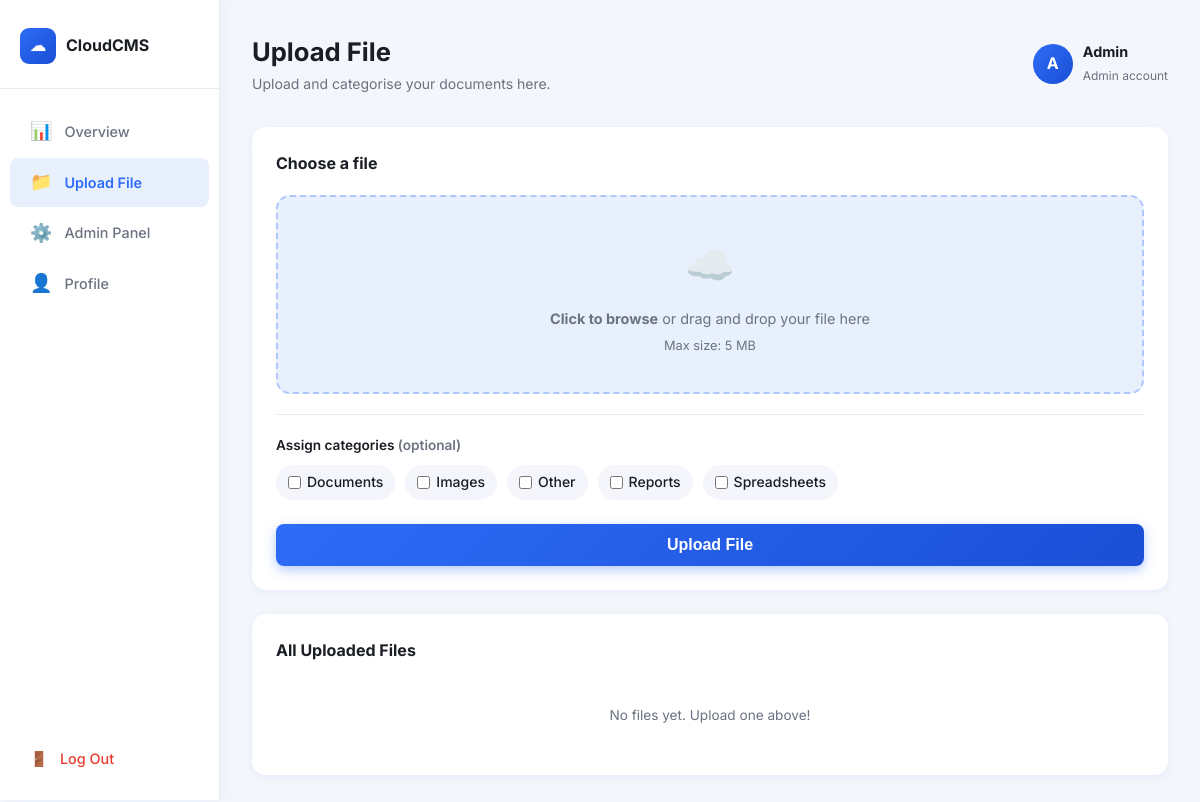
The app's page /upload.php (signed in) with its own data.
### tables this page shows
CREATE TABLE IF NOT EXISTS categories (
    id    INT          NOT NULL AUTO_INCREMENT,
    name  VARCHAR(100) NOT NULL UNIQUE,

    PRIMARY KEY (id)
);

### upload.php (the view, shortened to what this page needs)
<?php
$userName     = $_SESSION['user_name'];
$userRole     = $_SESSION['user_role'];
$avatarLetter = strtoupper($userName[0]);
$db      = Database::getInstance();
$categories = $db->query('SELECT id, name FROM categories ORDER BY name')->fetchAll();
if ($userRole === 'admin') {
    $filesStmt = $db->query(
        'SELECT f.id, f.original_name, f.file_size, f.uploaded_at, u.name AS uploader
         FROM files f JOIN users u ON f.user_id = u.id
         ORDER BY f.uploaded_at DESC'
    );
}
$myFiles = $filesStmt->fetchAll();
?>
<!DOCTYPE html>
<html lang="en">
<head>
    <link rel="stylesheet" href="css/style.css">
</head>
<body>
<div class="layout">
    <aside class="sidebar">
        <div class="sidebar-brand">
            <div class="brand-icon">☁</div>
            <span class="brand-name">CloudCMS</span>
        </div>
        <nav>
            <a href="dashboard.php"><span class="nav-icon">📊</span> Overview</a>
            <a href="upload.php" class="active"><span class="nav-icon">📁</span> Upload File</a>
            <?php if ($userRole === 'admin'): ?>
                <a href="admin.php"><span class="nav-icon">⚙️</span> Admin Panel</a>
            <?php endif; ?>
            <a href="profile.php"><span class="nav-icon">👤</span> Profile</a>
        </nav>
        <div class="sidebar-footer">
            <a href="logout.php"><span class="nav-icon">🚪</span> Log Out</a>
        </div>
    </aside>
    <main class="main-content">
        <header class="topbar">
            <div class="topbar-title">
                <h1>Upload File</h1>
                <p>Upload and categorise your documents here.</p>
            </div>
            <div class="topbar-user">
                <div class="avatar"><?= htmlspecialchars($avatarLetter) ?></div>
                <div class="user-info">
                    <strong><?= htmlspecialchars($userName) ?></strong>
                    <small><?= $userRole === 'admin' ? 'Admin account' : 'Standard user' ?></small>
                </div>
            </div>
        </header>
        <section class="card">
            <h2 class="card-title">Choose a file</h2>
            <form action="" method="post" enctype="multipart/form-data" id="uploadForm">
                <div class="upload-zone" id="uploadZone">
                    <div class="upload-icon">☁️</div>
                    <p><strong>Click to browse</strong> or drag and drop your file here</p>
                    <p style="font-size:0.8rem; margin-top:6px;">Max size: 5 MB</p>
                </div>
                <hr class="divider">
                <div class="form-group">
                    <label>Assign categories <span class="text-muted">(optional)</span></label>
                    <div id="categoryList" style="display:flex; flex-wrap:wrap; gap:10px; margin-top:8px;">
                        <?php foreach ($categories as $cat): ?>
                            <label style="display:flex; align-items:center; gap:6px;
                                          background:#f4f6fb; padding:6px 12px;
                                          border-radius:20px; font-size:0.875rem;
                                          cursor:pointer; font-weight:500;">
                                <input
                                    type="checkbox"
                                    name="categories[]"
                                    value="<?= $cat['id'] ?>"
                                    style="accent-color: #2e6cf6;"
                                >
                                <?= htmlspecialchars($cat['name']) ?>
                            </label>
                        <?php endforeach; ?>
                    </div>
                </div>
                <button type="submit" class="btn-primary" id="submitBtn" style="margin-top:8px;">
                    Upload File
                </button>
            </form>
        </section>
        <section class="card">
            <h2 class="card-title">
                <?= $userRole === 'admin' ? 'All Uploaded Files' : 'Your Uploaded Files' ?>
            </h2>
            <?php if (empty($myFiles)): ?>
                <p class="text-muted text-center" style="padding:24px 0;">No files yet. Upload one above!</p>
            <?php endif; ?>
        </section>
    </main>
</div>
</body>
</html>

### records on screen
categories: name "Documents"
categories: name "Images"
categories: name "Other"
categories: name "Reports"
categories: name "Spreadsheets"

### other values on screen
$avatarLetter "A"
$userName "Admin"
